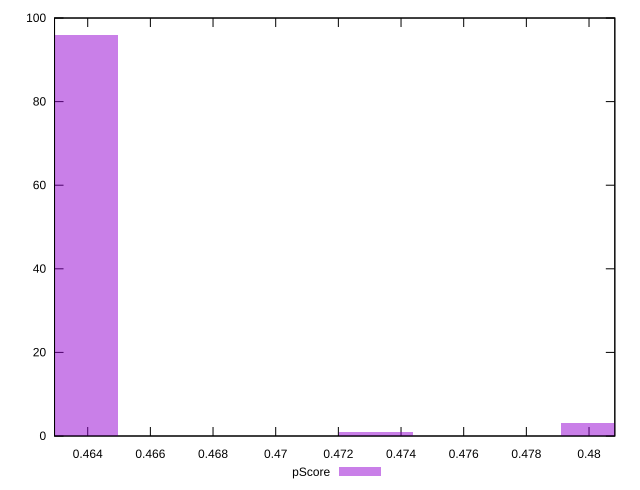

Write gnuplot code to recreate this figure.
reset

$pScore <<EOF
0.47321018903199663 1
0.46379307084230514 96
0.4802730276742652 3
EOF

set key outside below
set boxwidth 0.0023542795474228687
set xrange [0.46294117647058824:0.4808235294117647]
set yrange [0:100]
set trange [0:100]
set style fill transparent solid 0.5 noborder
set terminal svg size 640, 490 enhanced background rgb 'white'
set output "report_00018_2021-02-10T15-25-16.877Z/uses-rel-preload/samples/pages+cached+noadtech+nomedia+nocss/pScore/histogram.svg"

plot $pScore title "pScore" with boxes

reset
